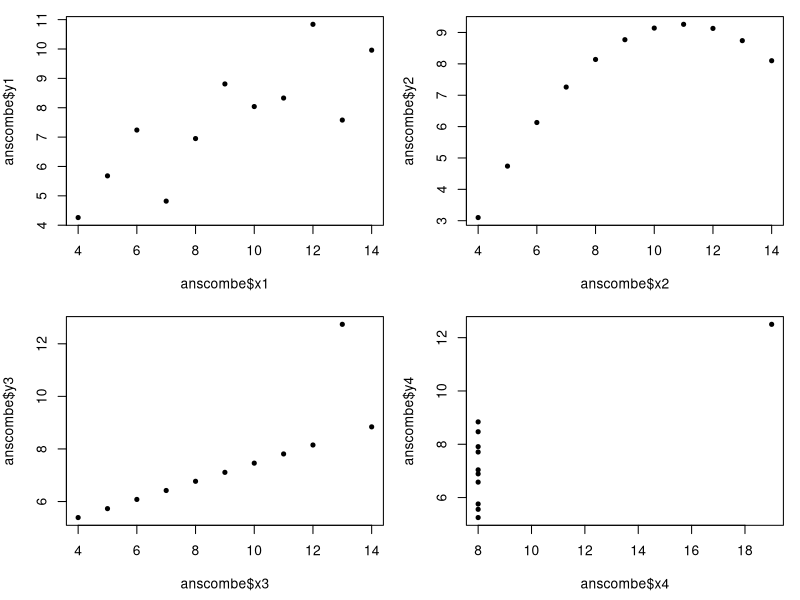
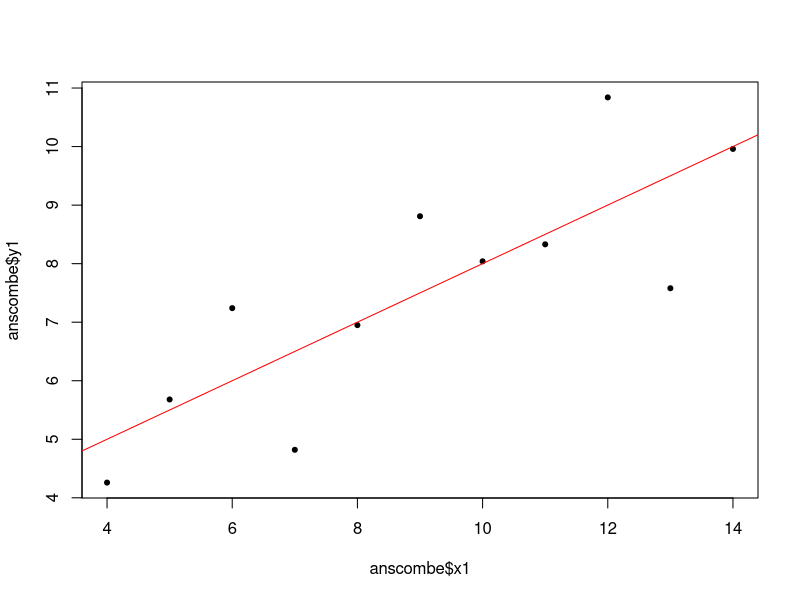
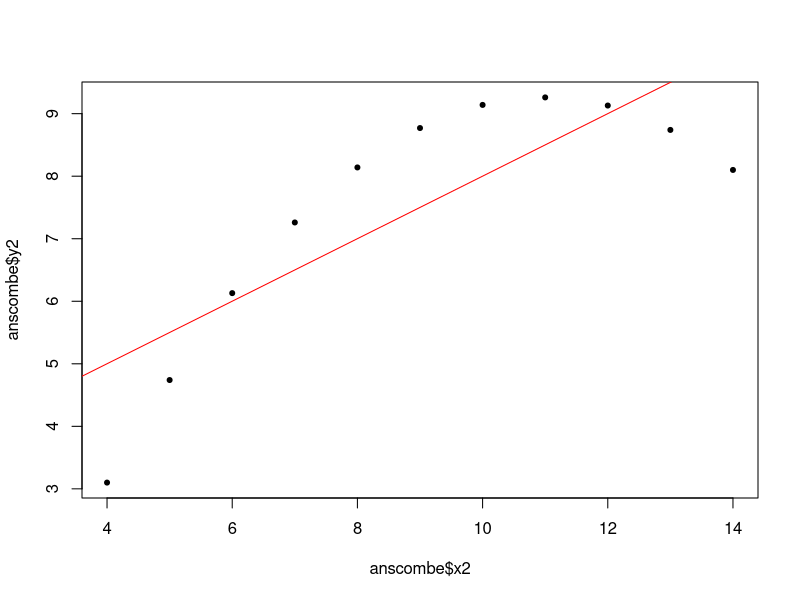
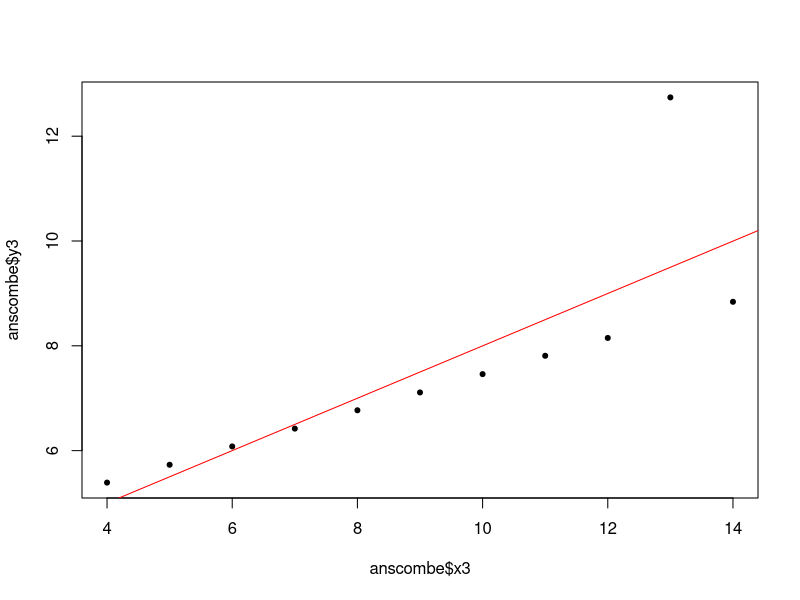
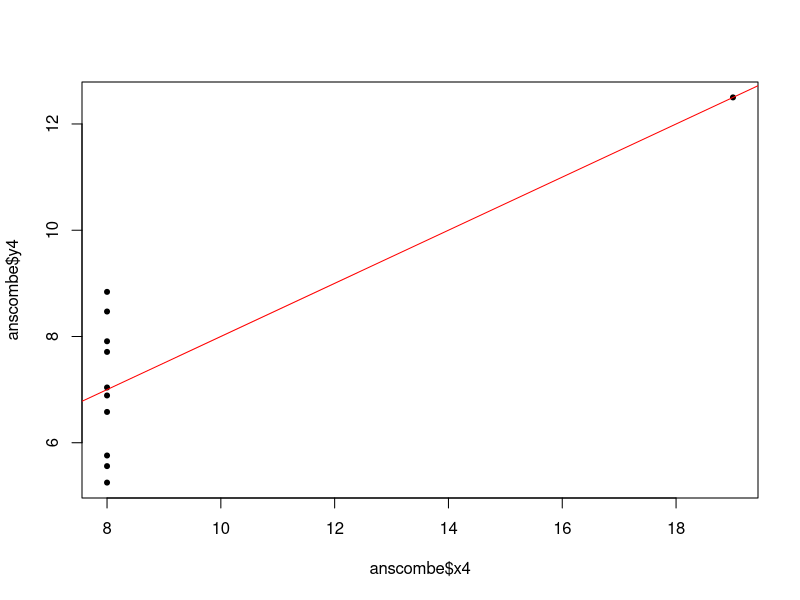

Write R code to recreate these figures, in order.
#Adriana Kareny García Ledezma
# 21/09/2022
# Laboratorio 5

# Ejercicio 1: El cuarteto de Anscombe ------------------------------------

# Graficar en un cuadro de 2x2
op = par(mfrow = c(2, 2), mar = c(4.5, 4, 1, 1))
plot(anscombe$x1, anscombe$y1, pch = 20)
plot(anscombe$x2, anscombe$y2, pch = 20)
plot(anscombe$x3, anscombe$y3, pch = 20)
plot(anscombe$x4, anscombe$y4, pch = 20)
par(op)


# Coeficiente de correlación ----------------------------------------------

## Conjunto de Datos 1
Datos1 <- matrix(0,length(anscombe$x1),2)
colnames(Datos1) <- (c("x","y"))
Datos1[,1] <- anscombe$x1
Datos1[,2] <- anscombe$y1
Datos1

## Funcion de lineal modem (lm)
cd1.lm <- lm(anscombe$y1~anscombe$x1)
#Grafica de dispersion del conjunto de datos 1
plot(anscombe$x1, anscombe$y1, pch = 20)
abline(cd1.lm,col="red")


## Examinar la relación que existe entre dos muestras mediante una correlación.
### Respuesta: Es una relacion lineal simple.

## Explore los datos gráficamente y explique.
### Respuesta: Es una correlacion positiva.

##Establezca la Hipótesis nula y la Hipótesis alternativa,
### Respuesta: Hipótesis nula = No hay una corelacion significatuva; Hipótesis alternativa = hay una corelacion significatuva

## Aplique la prueba correspondiente.

###Prueba de zafiro
shapiro.test(anscombe$x1) #Los datos son normales.

###Coeficientes de correlación (r).
c.d1 <- cor.test(anscombe$x1, anscombe$y1)
c.d1

summary(cd1.lm)
##Reporte los datos (indicar valor de r, grados de libertad y probabilidad, así como la significancia
##de la correlación).
### Respuesta: r=0.8164205; df=9; p-value=0.00217.
### Hipotesis alterna=La correlacion si es significativa 


############################################################################################################
## Conjunto de Datos 2
Datos2 <- matrix(0,length(anscombe$x2),2)
colnames(Datos2) <- (c("x","y"))
Datos2[,1] <- anscombe$x2
Datos2[,2] <- anscombe$y2
Datos2

## Funcion de lineal modem (lm)
cd2.lm <- lm(anscombe$y2~anscombe$x2)
#Grafica de dispersion del conjunto de datos 1
plot(anscombe$x2, anscombe$y2, pch = 20)
abline(cd2.lm,col="red")


## Examinar la relación que existe entre dos muestras mediante una correlación.
### Respuesta: Es una relacion no lineal.

## Explore los datos gráficamente y explique.
### Respuesta: Es una relacion no lineal.

##Establezca la Hipótesis nula y la Hipótesis alternativa,
### Respuesta: Hipótesis nula = No hay una corelacion significatuva; Hipótesis alternativa = hay una corelacion significatuva

## Aplique la prueba correspondiente.

###Prueba de zafiro
shapiro.test(anscombe$x2) #Los datos son normales.

###Coeficientes de correlación (r).
c.d2 <- cor.test(anscombe$x2, anscombe$y2)
c.d2

summary(cd2.lm)
##Reporte los datos (indicar valor de r, grados de libertad y probabilidad, así como la significancia
##de la correlación).
### Respuesta: r=0.8162365; df=9; p-value=0.002179.
### Hipotesis alterna=La correlacion si es significativa 


#######################################################################################################3
## Conjunto de Datos 3
Datos3 <- matrix(0,length(anscombe$x3),2)
colnames(Datos3) <- (c("x","y"))
Datos3[,1] <- anscombe$x3
Datos3[,2] <- anscombe$y3
Datos3

## Funcion de lineal modem (lm)
cd3.lm <- lm(anscombe$y3~anscombe$x3)
#Grafica de dispersion del conjunto de datos 1
plot(anscombe$x3, anscombe$y3, pch = 20)
abline(cd3.lm,col="red")


## Examinar la relación que existe entre dos muestras mediante una correlación.
### Respuesta: Es una relacion lineal simple.

## Explore los datos gráficamente y explique.
### Respuesta: Es una correlacion positiva.

##Establezca la Hipótesis nula y la Hipótesis alternativa,
### Respuesta: Hipótesis nula = No hay una corelacion significatuva; Hipótesis alternativa = hay una corelacion significatuva

## Aplique la prueba correspondiente.

###Prueba de zafiro
shapiro.test(anscombe$x3) #Los datos son normales.

###Coeficientes de correlación (r).
c.d1 <- cor.test(anscombe$x3, anscombe$y3)
c.d1

summary(cd3.lm)
##Reporte los datos (indicar valor de r, grados de libertad y probabilidad, así como la significancia
##de la correlación).
### Respuesta: r=0.8164205; df=9; p-value=0.00217.
### Hipotesis alterna=La correlacion si es significativa 


##############################################################################################################3
## Conjunto de Datos 4
Datos4 <- matrix(0,length(anscombe$x4),2)
colnames(Datos4) <- (c("x","y"))
Datos4[,1] <- anscombe$x4
Datos4[,2] <- anscombe$y4
Datos4

## Funcion de lineal modem (lm)
cd4.lm <- lm(anscombe$y4~anscombe$x4)
#Grafica de dispersion del conjunto de datos 1
plot(anscombe$x4, anscombe$y4, pch = 20)
abline(cd4.lm,col="red")


## Examinar la relación que existe entre dos muestras mediante una correlación.
### Respuesta: Es una relacion no lineal.

## Explore los datos gráficamente y explique.
### Respuesta:Es una relacion no lineal.
##Establezca la Hipótesis nula y la Hipótesis alternativa,
### Respuesta: Hipótesis nula = No hay una corelacion significatuva; Hipótesis alternativa = hay una corelacion significatuva

## Aplique la prueba correspondiente.

###Prueba de zafiro
shapiro.test(anscombe$x4) #Los datos no son normales.

###Coeficientes de correlación (r).
c.d4 <- cor.test(anscombe$x4, anscombe$y4)
c.d4

summary(cd4.lm)
##Reporte los datos (indicar valor de r, grados de libertad y probabilidad, así como la significancia
##de la correlación).
### Respuesta: tau=0.8164205; df=9; p-value=0.00217.
### Hipotesis alterna=La correlacion si es significativa 

#¿Alguna sorpresa? Como puedes ver, los cuatro pares de las variables xy tienen básicamente la misma
#correlación de 0.816. Pero no todos tienen diagramas de dispersión en los que los puntos se agrupan
#alrededor de una línea.
